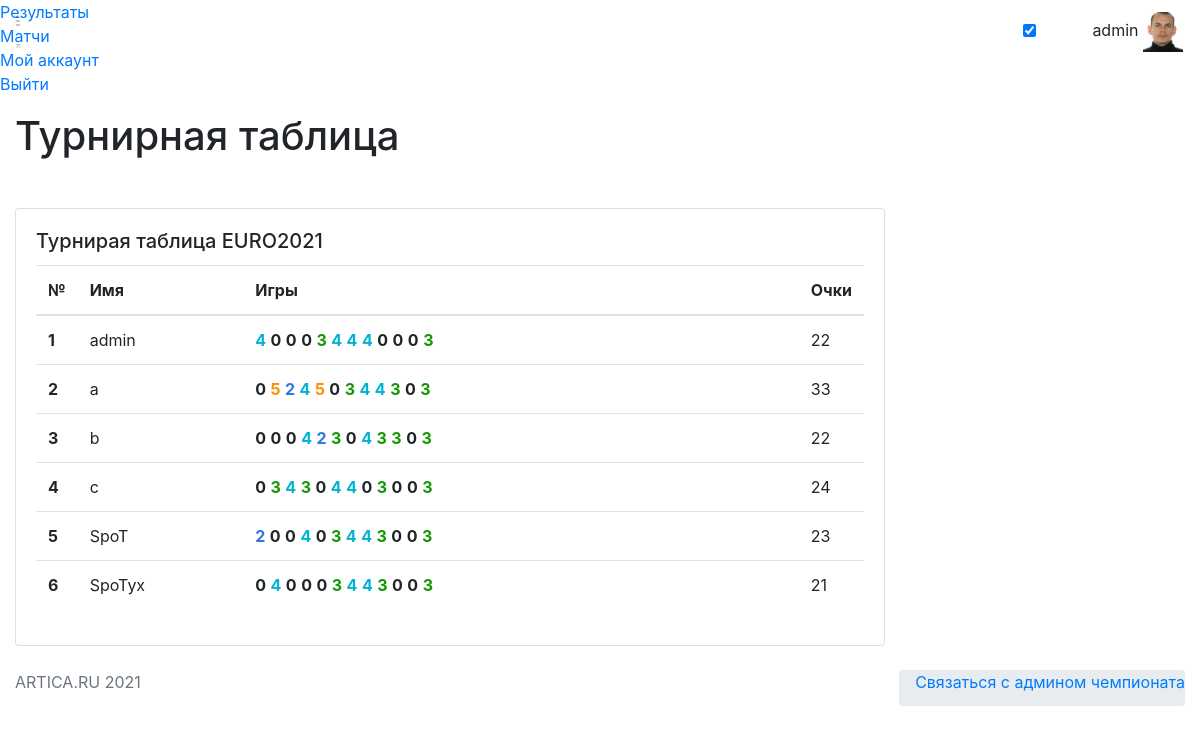
Screenshot of /bets (signed in) with the database file from the repository.
### app/models.py (models this page shows, shortened)
class User(UserMixin, db.Model):
    id = db.Column(db.Integer, primary_key=True)
    username = db.Column(db.String(64), index=True, unique=True)
    email = db.Column(db.String(120), index=True, unique=True)
    password_hash = db.Column(db.String(128))
    pred = db.relationship('Bets', backref='author', lazy='dynamic')
    avatar = db.Column(db.String(128))
    about_me = db.Column(db.String(140))
    fio = db.Column(db.String(140))

### app/routes.py (the view)
@app.route('/')
@app.route('/bets')
@login_required
def bets():
    user_list = User.query.all()
    match_list = Match.query.all()
    bets_dict = {}
    res_dict = {}
    count = 0
    for user in user_list:
        user_id = user.id
        user_bets = Bets.query.filter_by(user_id=user_id).all()
        bets_dict[user.username] = {}
        for bet in user_bets:
            match = Match.query.filter_by(id=bet.match_id).first_or_404()
            if match.completed:
                res_dict[bet.res_scor] = str(match.team1) + "-" + str(match.team2) + " ставка: " \
                                     + str(bet.t1_pre) + "-" + str(bet.t2_pre) + " результат: " \
                                     + str(match.t1_res) + "-" + str(match.t2_res) + " | " + str(bet.comment)
                bets_dict[user.username][match.id] = res_dict
            res_dict = {}
    return render_template( 'bets.html' , bets_dict= bets_dict )

### app/models.py (called while the page is built)
@login.user_loader
def load_user(id):
    return User.query.get(int(id))

### app/templates/bets.html (shortened to what this page needs)
{% extends  'base.html' %}
{% block content_title %}
    Турнирная таблица
{% endblock %}
{% block content%}
<div class="row">
<div class="col-lg-9 col-md-12 mb-4">
                    <div class="card">
                        <div class="card-body">
                            <h5 class="card-title">Турнирая таблица EURO2021</h5>
                            <table  width="100%" class="table">
                                <thead>
                                    <tr>
                                        <th width="5px;" scope="col">№</th>
                                        <th width="20%;"scope="col">Имя</th>
                                        <th scope="col">Игры</th>
                                        <th width="15px;"scope="col">Очки</th>
                                    </tr>
                                </thead>
                                <tbody>
									{%set count =[0]%}
									{% for user, matchid in bets_dict.items() %}
                                        {% if count.append(count.pop() + 1) %}{% endif %}<tr>
                                        <th scope="row">{{count[0]}}</th>
                                        <td>{{user}}</td>
                                        <td>
                                        {%set res = [0]%}
                                        {%for matchidid, bets in matchid.items()%}
                                            {% for bet, info in bets.items() %}
                                                {%if bet|int() == 5 %}
                                                <span style="cursor: pointer; color: #ff8f00;" data-toggle="tooltip" data-placement="top" title="{{info}}"><b>{{bet}}</b></span>
                                                {%elif bet|int() == 4 %}
                                                <span style="cursor: pointer; color: #00b3d2;" data-toggle="tooltip" data-placement="top" title="{{info}}"><b>{{bet}}</b></span>
                                                {%elif bet|int() == 3 %}
                                                <span style="cursor: pointer; color: #129803;" data-toggle="tooltip" data-placement="top" title="{{info}}"><b>{{bet}}</b></span>
                                                {%elif bet|int() == 2 %}
                                                <span style="cursor: pointer; color: #2f76e2;" data-toggle="tooltip" data-placement="top" title="{{info}}"><b>{{bet}}</b></span>
                                                {%else%}
                                                <span style="cursor: pointer;" data-toggle="tooltip" data-placement="top" title="{{info}}"><b>{{bet}}</b></span>
                                                {%endif%}
                                            {% endfor %}
                                        {% endfor %}
                                        </td>
                                        <td>{{res[0]}}</td>
                                    </tr> {% endfor %}
                                </tbody>
                            </table>
                        </div>
                    </div>
</div>
</div>
{% endblock %}

### app/templates/base.html (shortened to what this page needs)
<!DOCTYPE html>
<html lang="en">
<head>
    <link rel="stylesheet" href="https://starbets.herokuapp.com/static/font/iconsmind-s/css/iconsminds.css" />
    <link rel="stylesheet" href="https://starbets.herokuapp.com/static/font/simple-line-icons/css/simple-line-icons.css" />
    <link rel="stylesheet" href="https://starbets.herokuapp.com/static/css/vendor/bootstrap.min.css" />
    <link rel="stylesheet" href="https://starbets.herokuapp.com/static/css/vendor/bootstrap.rtl.only.min.css" />
    <link rel="stylesheet" href="https://starbets.herokuapp.com/static/css/vendor/fullcalendar.min.css" />
    <link rel="stylesheet" href="https://starbets.herokuapp.com/static/css/vendor/dataTables.bootstrap4.min.css" />
    <link rel="stylesheet" href="https://starbets.herokuapp.com/static/css/vendor/datatables.responsive.bootstrap4.min.css" />
    <link rel="stylesheet" href="https://starbets.herokuapp.com/static/css/vendor/select2.min.css" />
    <link rel="stylesheet" href="https://starbets.herokuapp.com/static/css/vendor/select2-bootstrap.min.css" />
    <link rel="stylesheet" href="https://starbets.herokuapp.com/static/css/vendor/perfect-scrollbar.css" />
    <link rel="stylesheet" href="https://starbets.herokuapp.com/static/css/vendor/glide.core.min.css" />
    <link rel="stylesheet" href="https://starbets.herokuapp.com/static/css/vendor/bootstrap-stars.css" />
    <link rel="stylesheet" href="https://starbets.herokuapp.com/static/css/vendor/nouislider.min.css" />
    <link rel="stylesheet" href="https://starbets.herokuapp.com/static/css/vendor/bootstrap-datepicker3.min.css" />
    <link rel="stylesheet" href="https://starbets.herokuapp.com/static/css/vendor/component-custom-switch.min.css" />
    <link rel="stylesheet" href="https://starbets.herokuapp.com/static/css/main.css" />
</head>
<body id="app-container" class="menu-default show-spinner">
    <nav class="navbar fixed-top">
        <div class="d-flex align-items-center navbar-left">
            <a href="#" class="menu-button d-none d-md-block">
                <svg class="main" xmlns="http://www.w3.org/2000/svg" viewBox="0 0 9 17">
                    <rect x="0.48" y="0.5" width="7" height="1" />
                    <rect x="0.48" y="7.5" width="7" height="1" />
                    <rect x="0.48" y="15.5" width="7" height="1" />
                </svg>
                <svg class="sub" xmlns="http://www.w3.org/2000/svg" viewBox="0 0 18 17">
                    <rect x="1.56" y="0.5" width="16" height="1" />
                    <rect x="1.56" y="7.5" width="16" height="1" />
                    <rect x="1.56" y="15.5" width="16" height="1" />
                </svg>
            </a>
        </div>
        <div class="navbar-right">
            <div class="header-icons d-inline-block align-middle">
                <div class="d-none d-md-inline-block align-text-bottom mr-3">
                    <div class="custom-switch custom-switch-primary-inverse custom-switch-small pl-1"
                         data-toggle="tooltip" data-placement="left" title="Dark Mode">
                        <input class="custom-switch-input" id="switchDark" type="checkbox" checked>
                    </div>
                </div>
                <button class="header-icon btn btn-empty d-none d-sm-inline-block" type="button" id="fullScreenButton">
                </button>
            </div>
               {% if current_user.is_anonymous %}{% else %}
            <div class="user d-inline-block">
                <button class="btn btn-empty p-0" type="button" data-toggle="dropdown" aria-haspopup="true"
                    aria-expanded="false">
                    <span class="name">{{ current_user.username }}</span>
                    <span>
                        <img style="object-fit: cover; width: 40px; height: 40px;" alt="Profile picture" src="{{'static/'+current_user.avatar}}" />
                    </span>
                </button>
            </div>
            {% endif %}
        </div>
    </nav>
    <div class="menu">
        <div class="main-menu">
            <div class="scroll">
                <ul class="list-unstyled">
                    {% if current_user.is_anonymous %}
                    <li>
                        <a href="{{ url_for('login') }}">
                            <i class="simple-icon-login"></i> Войти
                        </a>
                    </li>
                    <li>
                        <a href="{{ url_for('register') }}">
                            <i class="simple-icon-user-follow"></i> Регистрация
                        </a>
                    </li>
                    {% else %}
                   <li class="active">
                        <a href="/">
                            <span>Результаты</span>
                        </a>
                    </li>
                    <li>
                        <a href="{{ url_for('matchs') }}">
                             Матчи
                        </a>
                    </li>
                    <li>
                        <a href="{{ url_for('user', username=current_user.username) }}">
                             Мой аккаунт
                        </a>
                    </li>
                    <li>
                        <a href="{{ url_for('logout') }}">
                             Выйти
                        </a>
                    </li>
                 {% endif %}
                </ul>
            </div>
        </div>
    </div>
    <main>
        <div class="container-fluid">
            <div class="row">
                <div class="col-12">
                    <h1>
                     {% block content_title %}
                     {% endblock %}
                    </h1>
                </div>
            </div>
                {% block content%}
                {% endblock %}
        </div>
    </main>
    <footer class="page-footer">
        <div class="footer-content">
            <div class="container-fluid">
                <div class="row">
                    <div class="col-12 col-sm-6">
                        <p class="mb-0 text-muted">ARTICA.RU 2021</p>
                    </div>
                    <div class="col-sm-6 d-none d-sm-block">
                        <ul class="breadcrumb pt-0 pr-0 float-right">
                            <li class="breadcrumb-item mb-0">
                                <a href="tel:+79132344444" class="btn-link">Связаться с админом чемпионата</a>
                            </li>
                        </ul>
                    </div>
                </div>
            </div>
        </div>
    </footer>
</body>
</html>

### rows the page displays
User: username "admin", avatar (picture), id "1", bets "4" "4" "4" "4", bets "0" "0" "0" "0" "0" "0", bets "3" "3", res "22"
User: id "5", username "SpoT", bets "2", bets "0" "0" "0" "0" "0", bets "4" "4" "4", bets "3" "3" "3", res "23"
User: id "6", username "SpoTyx", bets "0" "0" "0" "0" "0" "0", bets "4" "4" "4", bets "3" "3" "3", res "21"

### other values shown
{{ count[0] }} "2" "3" "4"
{{ user }} "a" "b" "c"
{{ bet }} "0" "0" "0" "0" "0" "0" "0" "0" "0" "0" "0" "0" "0"
{{ bet }} "5" "5"
{{ bet }} "2" "2"
{{ bet }} "4" "4" "4" "4" "4" "4" "4" "4"
{{ bet }} "3" "3" "3" "3" "3" "3" "3" "3" "3" "3" "3"
{{ res[0] }} "33" "22" "24"
